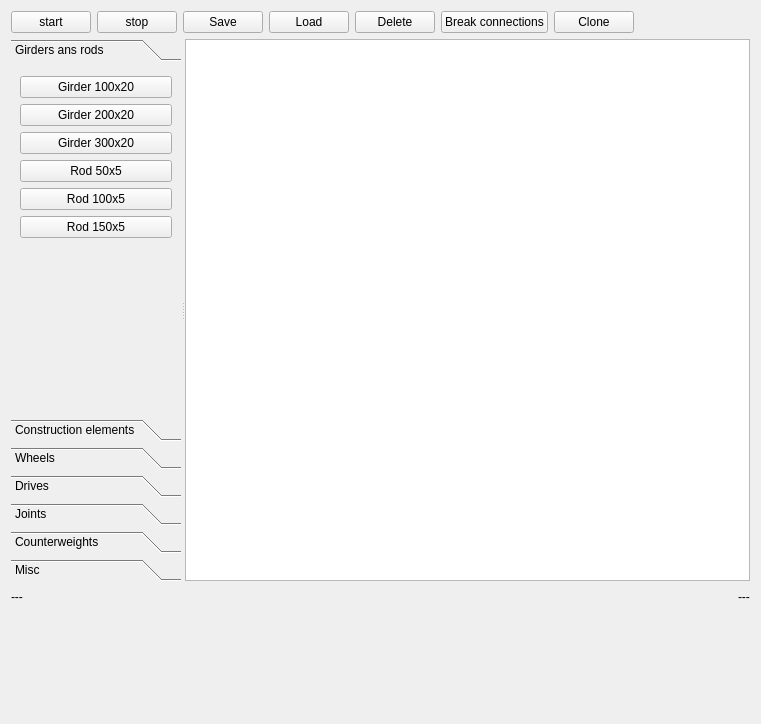
<ui version="4.0" >
 <class>MainWindow</class>
 <widget class="QWidget" name="MainWindow" >
  <property name="geometry" >
   <rect>
    <x>0</x>
    <y>0</y>
    <width>761</width>
    <height>724</height>
   </rect>
  </property>
  <property name="windowTitle" >
   <string>Construqtor</string>
  </property>
  <layout class="QVBoxLayout" >
   <item>
    <layout class="QHBoxLayout" >
     <item>
      <widget class="QPushButton" name="buttonStart" >
       <property name="text" >
        <string>start</string>
       </property>
      </widget>
     </item>
     <item>
      <widget class="QPushButton" name="buttonStop" >
       <property name="text" >
        <string>stop</string>
       </property>
      </widget>
     </item>
     <item>
      <widget class="QPushButton" name="buttonSave" >
       <property name="text" >
        <string>Save</string>
       </property>
      </widget>
     </item>
     <item>
      <widget class="QPushButton" name="buttonLoad" >
       <property name="text" >
        <string>Load</string>
       </property>
      </widget>
     </item>
     <item>
      <widget class="QPushButton" name="buttonDelete" >
       <property name="text" >
        <string>Delete</string>
       </property>
      </widget>
     </item>
     <item>
      <widget class="QPushButton" name="buttonBreak" >
       <property name="text" >
        <string>Break connections</string>
       </property>
      </widget>
     </item>
     <item>
      <widget class="QPushButton" name="buttonClone" >
       <property name="text" >
        <string>Clone</string>
       </property>
      </widget>
     </item>
     <item>
      <spacer>
       <property name="orientation" >
        <enum>Qt::Horizontal</enum>
       </property>
       <property name="sizeHint" >
        <size>
         <width>40</width>
         <height>20</height>
        </size>
       </property>
      </spacer>
     </item>
    </layout>
   </item>
   <item>
    <widget class="QSplitter" name="splitter" >
     <property name="sizePolicy" >
      <sizepolicy vsizetype="Expanding" hsizetype="Expanding" >
       <horstretch>0</horstretch>
       <verstretch>0</verstretch>
      </sizepolicy>
     </property>
     <property name="orientation" >
      <enum>Qt::Horizontal</enum>
     </property>
     <widget class="QToolBox" name="toolBox" >
      <property name="sizePolicy" >
       <sizepolicy vsizetype="Preferred" hsizetype="MinimumExpanding" >
        <horstretch>3</horstretch>
        <verstretch>0</verstretch>
       </sizepolicy>
      </property>
      <property name="currentIndex" >
       <number>0</number>
      </property>
      <widget class="QWidget" name="page" >
       <property name="geometry" >
        <rect>
         <x>0</x>
         <y>0</y>
         <width>174</width>
         <height>302</height>
        </rect>
       </property>
       <attribute name="label" >
        <string>Girders ans rods</string>
       </attribute>
       <layout class="QVBoxLayout" >
        <item>
         <widget class="QPushButton" name="buttonGirder100" >
          <property name="text" >
           <string>Girder 100x20</string>
          </property>
         </widget>
        </item>
        <item>
         <widget class="QPushButton" name="buttonGirder200" >
          <property name="text" >
           <string>Girder 200x20</string>
          </property>
         </widget>
        </item>
        <item>
         <widget class="QPushButton" name="buttonGirder300" >
          <property name="text" >
           <string>Girder 300x20</string>
          </property>
         </widget>
        </item>
        <item>
         <widget class="QPushButton" name="buttonRod50" >
          <property name="text" >
           <string>Rod 50x5</string>
          </property>
         </widget>
        </item>
        <item>
         <widget class="QPushButton" name="buttonRod100" >
          <property name="text" >
           <string>Rod 100x5</string>
          </property>
         </widget>
        </item>
        <item>
         <widget class="QPushButton" name="buttonRod150" >
          <property name="text" >
           <string>Rod 150x5</string>
          </property>
         </widget>
        </item>
        <item>
         <spacer>
          <property name="orientation" >
           <enum>Qt::Vertical</enum>
          </property>
          <property name="sizeHint" >
           <size>
            <width>20</width>
            <height>40</height>
           </size>
          </property>
         </spacer>
        </item>
       </layout>
      </widget>
      <widget class="QWidget" name="page_6" >
       <property name="geometry" >
        <rect>
         <x>0</x>
         <y>0</y>
         <width>192</width>
         <height>351</height>
        </rect>
       </property>
       <attribute name="label" >
        <string>Construction elements</string>
       </attribute>
       <layout class="QVBoxLayout" >
        <item>
         <widget class="QPushButton" name="buttonFork" >
          <property name="text" >
           <string>Fork</string>
          </property>
         </widget>
        </item>
        <item>
         <widget class="QPushButton" name="buttonCap20" >
          <property name="text" >
           <string>Girder Cap 20</string>
          </property>
         </widget>
        </item>
        <item>
         <widget class="QPushButton" name="buttonAngle4020" >
          <property name="text" >
           <string>Grider Angle 40x20</string>
          </property>
         </widget>
        </item>
        <item>
         <widget class="QPushButton" name="buttonTriangle4040" >
          <property name="text" >
           <string>Triangle 50x50</string>
          </property>
         </widget>
        </item>
        <item>
         <spacer>
          <property name="orientation" >
           <enum>Qt::Vertical</enum>
          </property>
          <property name="sizeHint" >
           <size>
            <width>20</width>
            <height>40</height>
           </size>
          </property>
         </spacer>
        </item>
       </layout>
      </widget>
      <widget class="QWidget" name="page_2" >
       <property name="geometry" >
        <rect>
         <x>0</x>
         <y>0</y>
         <width>192</width>
         <height>351</height>
        </rect>
       </property>
       <attribute name="label" >
        <string>Wheels</string>
       </attribute>
       <layout class="QVBoxLayout" >
        <item>
         <widget class="QPushButton" name="buttonWheel40" >
          <property name="text" >
           <string>Wheel 40</string>
          </property>
         </widget>
        </item>
        <item>
         <widget class="QPushButton" name="buttonWheel80" >
          <property name="text" >
           <string>Wheel 80</string>
          </property>
         </widget>
        </item>
        <item>
         <widget class="QPushButton" name="buttonWheel120" >
          <property name="text" >
           <string>Wheel 120</string>
          </property>
         </widget>
        </item>
        <item>
         <spacer>
          <property name="orientation" >
           <enum>Qt::Vertical</enum>
          </property>
          <property name="sizeHint" >
           <size>
            <width>20</width>
            <height>40</height>
           </size>
          </property>
         </spacer>
        </item>
       </layout>
      </widget>
      <widget class="QWidget" name="page_3" >
       <property name="geometry" >
        <rect>
         <x>0</x>
         <y>0</y>
         <width>192</width>
         <height>351</height>
        </rect>
       </property>
       <attribute name="label" >
        <string>Drives</string>
       </attribute>
       <layout class="QVBoxLayout" >
        <item>
         <widget class="QPushButton" name="buttonWwE40" >
          <property name="text" >
           <string>Wheel 40 + engine</string>
          </property>
         </widget>
        </item>
        <item>
         <widget class="QPushButton" name="buttonWwE" >
          <property name="text" >
           <string>Whee 80 + engine</string>
          </property>
         </widget>
        </item>
        <item>
         <widget class="QPushButton" name="buttonWwE120" >
          <property name="text" >
           <string>Wheel 120 + engine</string>
          </property>
         </widget>
        </item>
        <item>
         <widget class="QPushButton" name="buttonCylinder100" >
          <property name="text" >
           <string>Cylinder 100x10</string>
          </property>
         </widget>
        </item>
        <item>
         <widget class="QPushButton" name="buttonCylinder50" >
          <property name="text" >
           <string>Cylinder 50x10</string>
          </property>
         </widget>
        </item>
        <item>
         <widget class="QPushButton" name="buttonCylinder100d15" >
          <property name="text" >
           <string>Cylinder 100x15</string>
          </property>
         </widget>
        </item>
        <item>
         <widget class="QPushButton" name="buttonCylinder50d15" >
          <property name="text" >
           <string>Cylinder 50x15</string>
          </property>
         </widget>
        </item>
        <item>
         <spacer>
          <property name="orientation" >
           <enum>Qt::Vertical</enum>
          </property>
          <property name="sizeHint" >
           <size>
            <width>20</width>
            <height>40</height>
           </size>
          </property>
         </spacer>
        </item>
       </layout>
      </widget>
      <widget class="QWidget" name="page_5" >
       <property name="geometry" >
        <rect>
         <x>0</x>
         <y>0</y>
         <width>174</width>
         <height>302</height>
        </rect>
       </property>
       <attribute name="label" >
        <string>Joints</string>
       </attribute>
       <layout class="QVBoxLayout" >
        <item>
         <widget class="QPushButton" name="buttonNail" >
          <property name="text" >
           <string>Nail</string>
          </property>
         </widget>
        </item>
        <item>
         <widget class="QPushButton" name="buttonBolt" >
          <property name="text" >
           <string>Bolt</string>
          </property>
         </widget>
        </item>
        <item>
         <spacer>
          <property name="orientation" >
           <enum>Qt::Vertical</enum>
          </property>
          <property name="sizeHint" >
           <size>
            <width>20</width>
            <height>40</height>
           </size>
          </property>
         </spacer>
        </item>
       </layout>
      </widget>
      <widget class="QWidget" name="page_7" >
       <attribute name="label" >
        <string>Counterweights</string>
       </attribute>
       <layout class="QVBoxLayout" >
        <item>
         <widget class="QPushButton" name="buttonWeight90" >
          <property name="text" >
           <string>90 kg</string>
          </property>
         </widget>
        </item>
        <item>
         <widget class="QPushButton" name="buttonWeight360" >
          <property name="text" >
           <string>360 kg</string>
          </property>
         </widget>
        </item>
        <item>
         <widget class="QPushButton" name="buttonWeight810" >
          <property name="text" >
           <string>810 kg</string>
          </property>
         </widget>
        </item>
        <item>
         <spacer>
          <property name="orientation" >
           <enum>Qt::Vertical</enum>
          </property>
          <property name="sizeHint" >
           <size>
            <width>20</width>
            <height>40</height>
           </size>
          </property>
         </spacer>
        </item>
       </layout>
      </widget>
      <widget class="QWidget" name="page_4" >
       <property name="geometry" >
        <rect>
         <x>0</x>
         <y>0</y>
         <width>192</width>
         <height>351</height>
        </rect>
       </property>
       <attribute name="label" >
        <string>Misc</string>
       </attribute>
       <layout class="QVBoxLayout" >
        <item>
         <widget class="QPushButton" name="buttonStone" >
          <property name="text" >
           <string>Stone 80</string>
          </property>
         </widget>
        </item>
        <item>
         <widget class="QPushButton" name="buttonPalett" >
          <property name="text" >
           <string>EPAL Pallet</string>
          </property>
         </widget>
        </item>
        <item>
         <spacer>
          <property name="orientation" >
           <enum>Qt::Vertical</enum>
          </property>
          <property name="sizeHint" >
           <size>
            <width>20</width>
            <height>40</height>
           </size>
          </property>
         </spacer>
        </item>
       </layout>
      </widget>
     </widget>
     <widget class="MainView" name="view" >
      <property name="sizePolicy" >
       <sizepolicy vsizetype="Expanding" hsizetype="Expanding" >
        <horstretch>5</horstretch>
        <verstretch>0</verstretch>
       </sizepolicy>
      </property>
     </widget>
    </widget>
   </item>
   <item>
    <layout class="QHBoxLayout" >
     <item>
      <widget class="QLabel" name="labelPos" >
       <property name="text" >
        <string>---</string>
       </property>
      </widget>
     </item>
     <item>
      <spacer>
       <property name="orientation" >
        <enum>Qt::Horizontal</enum>
       </property>
       <property name="sizeHint" >
        <size>
         <width>40</width>
         <height>20</height>
        </size>
       </property>
      </spacer>
     </item>
     <item>
      <widget class="QLabel" name="labelSelected" >
       <property name="text" >
        <string>---</string>
       </property>
      </widget>
     </item>
    </layout>
   </item>
   <item>
    <widget class="QWidget" native="1" name="boxControllers" >
     <property name="sizePolicy" >
      <sizepolicy vsizetype="Fixed" hsizetype="Preferred" >
       <horstretch>0</horstretch>
       <verstretch>1</verstretch>
      </sizepolicy>
     </property>
     <property name="minimumSize" >
      <size>
       <width>0</width>
       <height>100</height>
      </size>
     </property>
     <layout class="QHBoxLayout" >
      <item>
       <spacer>
        <property name="orientation" >
         <enum>Qt::Horizontal</enum>
        </property>
        <property name="sizeHint" >
         <size>
          <width>40</width>
          <height>20</height>
         </size>
        </property>
       </spacer>
      </item>
     </layout>
    </widget>
   </item>
  </layout>
 </widget>
 <customwidgets>
  <customwidget>
   <class>MainView</class>
   <extends>QGraphicsView</extends>
   <header>mainview.h</header>
  </customwidget>
 </customwidgets>
 <resources/>
 <connections/>
</ui>
